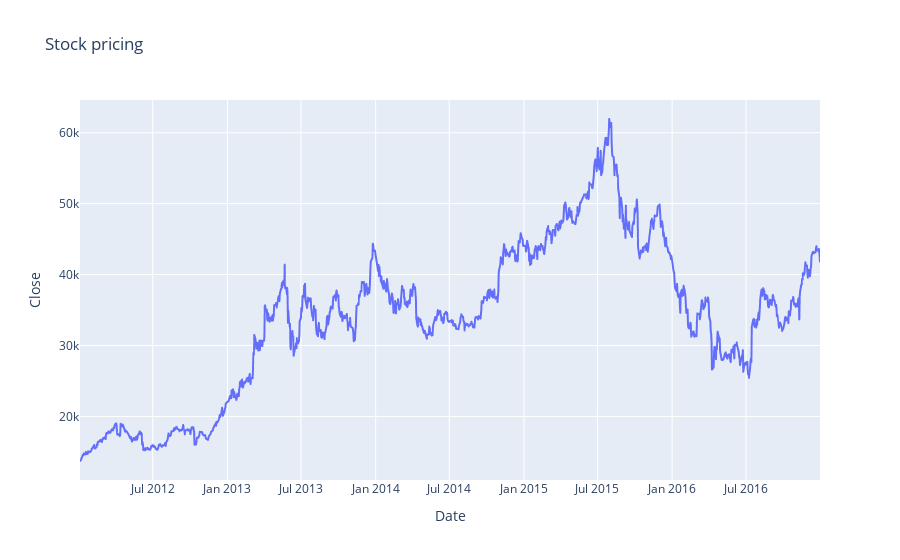

Write notebook code for a chart like this one.
### Code cell
#интерактивный график
import plotly.express as px
fig = px.line(df, x='Date', y='Close', title='Stock pricing')
fig

### Figure 1 — Plotly figure (JSON) as saved in the notebook; plotly's stock layout.template omitted (floating-point values rounded to 4 significant figures; data arrays with more than 128 entries replaced by an {"elided": "..."} marker saying what was removed)
{"data": [{"hovertemplate": "Date=%{x}<br>Close=%{y}<extra></extra>", "legendgroup": "", "line": {"color": "#636efa", "dash": "solid"}, "marker": {"symbol": "circle"}, "mode": "lines", "name": "", "showlegend": false, "type": "scattergl", "x": {"elided": "1226 str values"}, "xaxis": "x", "y": {"elided": "1226 int values"}, "yaxis": "y"}], "layout": {"legend": {"tracegroupgap": 0}, "title": {"text": "Stock pricing"}, "xaxis": {"anchor": "y", "domain": [0, 1], "title": {"text": "Date"}}, "yaxis": {"anchor": "x", "domain": [0, 1], "title": {"text": "Close"}}}}
